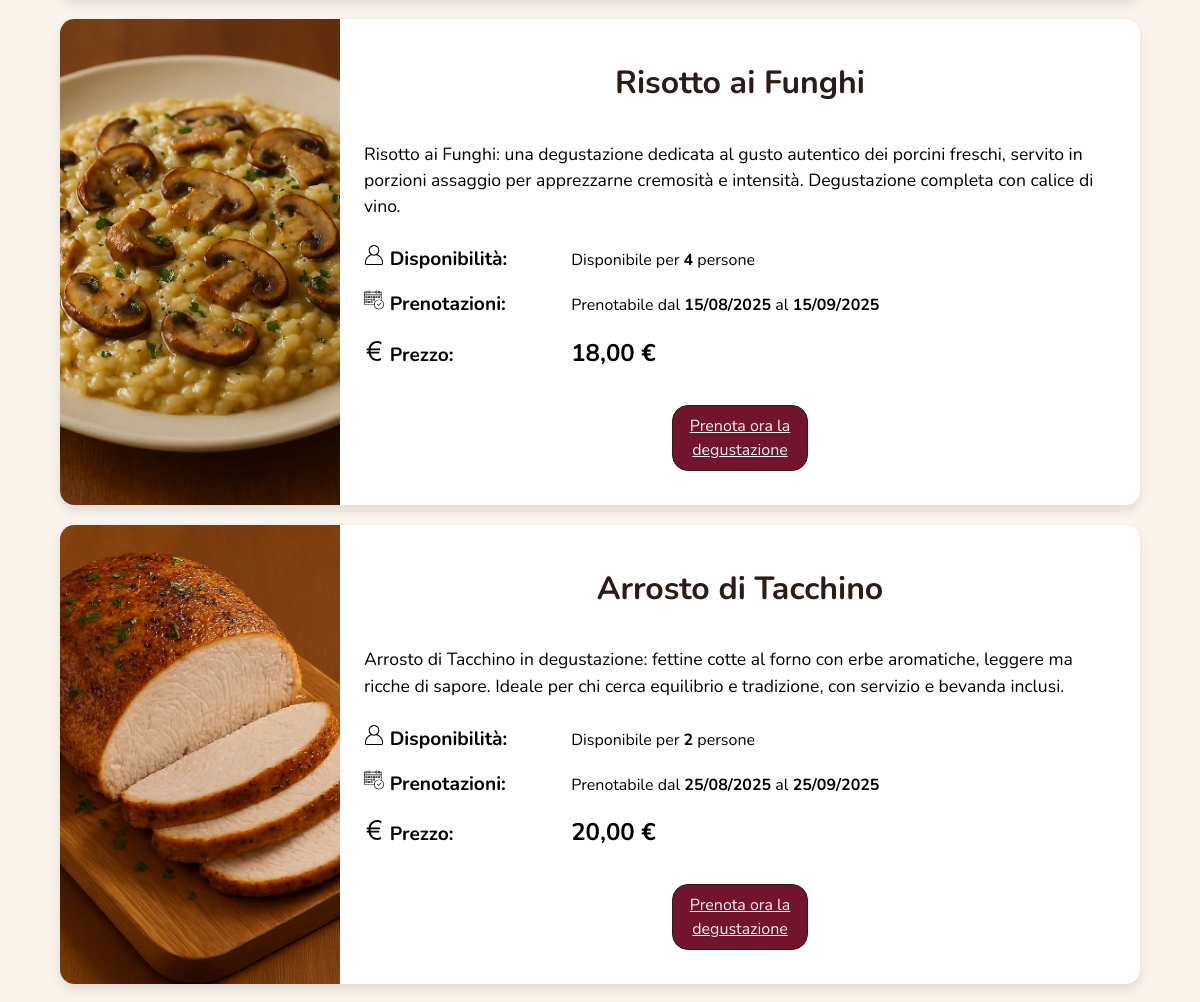
Page /degustazioni.php (middle part) on the earlier database version.
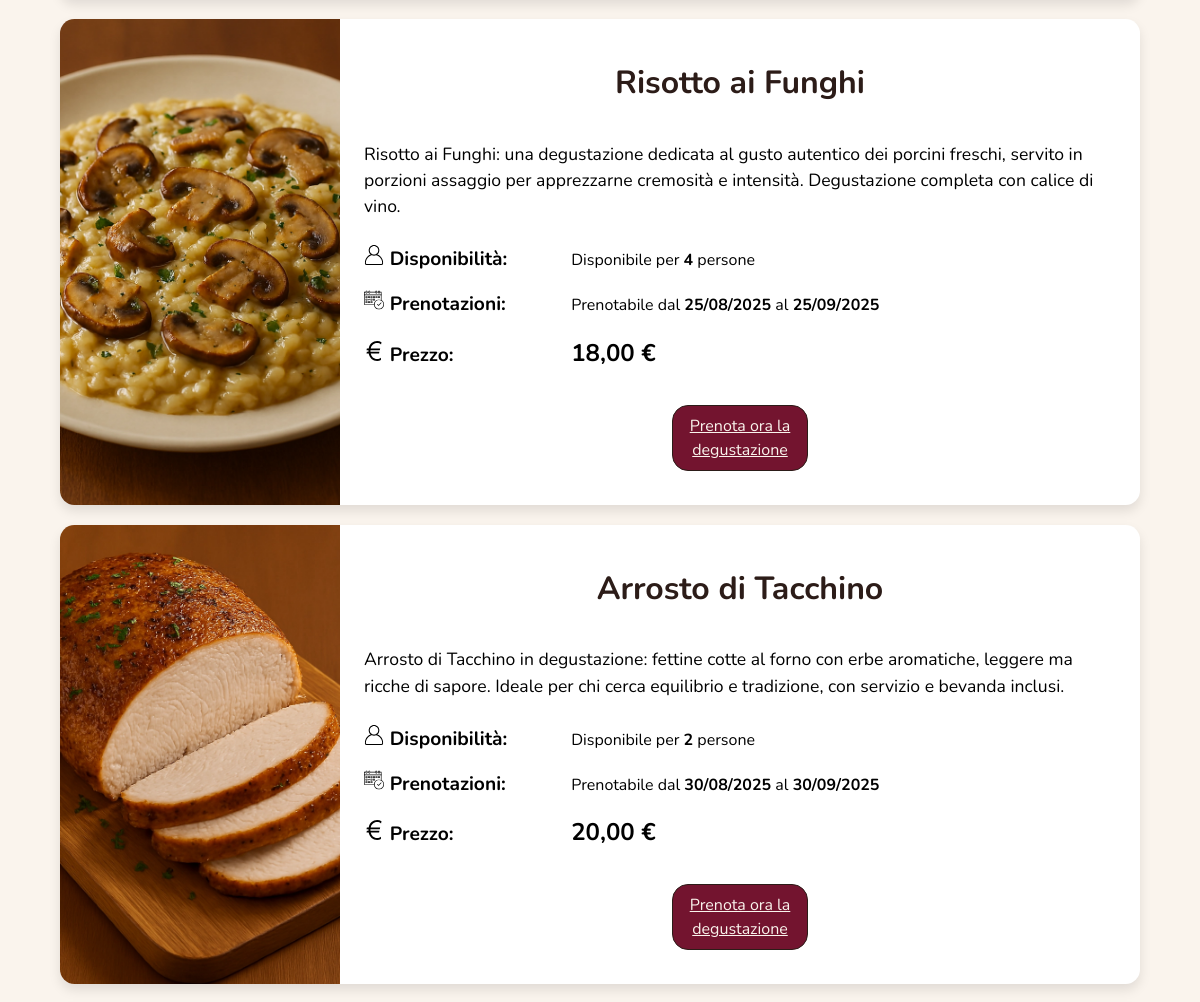
Same page on the later database version.
### tables this page shows
CREATE TABLE degustazioni (
    id INT AUTO_INCREMENT PRIMARY KEY,
    id_prodotto INT NOT NULL,
    descrizione TEXT NOT NULL,
    disponibilita_persone INT NOT NULL,
    data_inizio DATE NOT NULL,
    data_fine DATE NOT NULL,
    prezzo DECIMAL(10, 2) NOT NULL,
    FOREIGN KEY (id_prodotto) REFERENCES prodotti(id) ON DELETE CASCADE ON UPDATE CASCADE
);

CREATE TABLE prodotti (
    id INT AUTO_INCREMENT PRIMARY KEY,
    nome VARCHAR(50) NOT NULL UNIQUE,
    categoria enum('antipasto', 'primo', 'secondo', 'contorno','dolce') NOT NULL,
    unita enum('porzione','vaschetta','kg', 'pezzo') NOT NULL,
    min_prenotabile SMALLINT NOT NULL CHECK(min_prenotabile > 0),
    max_prenotabile SMALLINT NOT NULL CHECK(max_prenotabile > min_prenotabile),
    descrizione TEXT NOT NULL,
    prezzo DECIMAL(10, 2) NOT NULL,
    isDisponibile BOOLEAN NOT NULL,
    url_immagine VARCHAR(255) NOT NULL
);

### change-page-tastings.php (called while the page is built, shortened)
<?php
require_once("php/db.php");
class ChangePageTastings{
    private int $current_page = 1;
    private int $pages = 1;
    private DB $db;
    private array $filter_list;
    private ?string $order;
    public function __construct(DB $db, ?string $order){
        $this->db = $db;
        $this->filter_list = array();
        $this->order = $order;
    }
    public function GetCurrentPage(int $page): array{
        $query = "SELECT d.id as id_degustazione, d.id_prodotto as id_prodotto, d.data_inizio as data_inizio, d.data_fine as data_fine, p.url_immagine as url_immagine, p.nome as nome, d.prezzo as prezzo, d.disponibilita_persone as disponibilita_persone, d.descrizione as descrizione
                FROM degustazioni as d LEFT JOIN prodotti as p ON d.id_prodotto = p.id
                WHERE 1=1 ";
        $params = [];
        switch ($this->order) {
            default:
                $query .= "ORDER BY d.data_inizio ASC";
            break;
        }
        $results = $this->db->GetProducts($query, $params);
        $this->pages = ceil(($results ? count($results) : 1) / ChangePageTastings::ITEMS_PER_PAGE);
        $this->current_page = max(1,min($page, $this->pages));
        if ($results) {
            return array_slice($results, ChangePageTastings::ITEMS_PER_PAGE * ($page - 1), ChangePageTastings::ITEMS_PER_PAGE);
        }
        return $results ? : [];
    }
    public function CreateButtons(): string
    {
        return $this->CreatePageButtons($this->current_page, $this->pages, $this->filter_list);
    }
    private function CreatePageButtons(int $currentPage, int $totalPages, $filters_list): string
    {
        $previous_button = ($currentPage > 1) ? '<button id="prev" name="page" value="' . max(1,min($currentPage - 1, $totalPages)) . '">Pagina precedente</button>' : "";
        $next_button = ($currentPage < $totalPages) ? '<button id="next" name="page" value="' . max(1,min($currentPage + 1, $totalPages)). '">Pagina successiva</button>' : "";
        $TEMPLATE = $previous_button ."<p id=\"current-page\">" . $currentPage . ' su ' . $totalPages . " </p>" . $next_button;
        $HIDDEN = "";
        return $TEMPLATE . $HIDDEN;
    }
}
?>

### php/db.php (called while the page is built, shortened)
<?php
class DB {
    private $connection;
    private function OpenConnectionDB(): bool{
        try{
            $this->connection = mysqli_connect(self::HOST, self::USERNAME, self::PASSWORD, self::DB_NAME, self::PORT);
        } catch(\mysqli_sql_exception $error){
            return false;
        }
        return true;
    }
    public function GetProducts($query, $params): array | bool{
        $newConnection = $this->OpenConnectionDB();
        if($newConnection){
            try {
                $registerUserStatement=$this->connection->prepare($query);
                $stmt = $this->connection->prepare($query);
                try{
                    $registerUserStatement->execute($params);
                } catch(\mysqli_sql_exception $error){
                    $this->CloseConnectionDB();
                    $registerUserStatement->close();
                    return false;
                }
                $result = $registerUserStatement->get_result();
                if ($result->num_rows > 0) {
                    $list = array();
                    while ($row = $result->fetch_assoc()) {
                        $list[] = $row;
                    }
                    return $list;
                } else {
                    $result->free_result();
                    return [];
                }
            } catch(\mysqli_sql_exception $e) {
                $this->CloseConnectionDB();
                $registerUserStatement->close();
                echo $e->getMessage();
                return [];
            }
        } else{
            header('Location: 500.php');
            exit();
        }
    }
}
?>

### degustazioni.php (the view, shortened to what this page needs)
<?php
require_once "php/db.php";
require_once "change-page-tastings.php";
$db = new DB;
$order = isset($_GET['ordina']) ? Sanitizer::SanitizeGenericInput($_GET['ordina']) : null;
$pageSystem = new ChangePageTastings($db, $order);
$pagina = file_get_contents("html/degustazioni.html");
$isUserLogged = $db->isUserLog();
if ($isUserLogged!=false) {
    $pagina=str_replace("[to-profile]","<a href=\"user-profile.php\">Profilo</a>",$pagina);
    $userInfo=$db->getUserInfo();
    if (is_string($userInfo) && (strcmp($userInfo,"Execution error")==0 || strcmp($userInfo,"User not found")==0 || strcmp($userInfo,"Connection error")==0)) {
        header('Location: 500.php');
        exit();
    } else if(is_string($userInfo) && strcmp($userInfo,"User Is not logged")==0) {
        header('Location: login.php');
        exit();
    }
} else {
    $pagina=str_replace("[to-profile]","<a href=\"login.php\"><span lang=\"en\">Login</span></a>",$pagina);
}
$currentPage = isset($_GET['page']) ? Sanitizer::SanitizeGenericInput(Sanitizer::IntFilter($_GET['page'])) : 1;
$tastings = $pageSystem->GetCurrentPage($currentPage);
$d_tastings = "";
if ($tastings != null) {
    foreach ($tastings as $tasting) {
        $d_tastings .= CreaDegustazioneBrochure($tasting["url_immagine"], $tasting["nome"], $tasting["prezzo"], $tasting["id_degustazione"], $tasting["descrizione"], $tasting["disponibilita_persone"], new DateTime($tasting["data_inizio"]), new DateTime($tasting["data_fine"]));
    }
} else {
    $d_tastings = "<p class=\"nondisponibile\" id=\"nodegustazioni\">Nessuna degustazione da visualizzare!</p>";
}
$pagina = str_replace("id=\"select-for\" name=\"ordina\"", "id=\"select-for\" name=\"ordina\" onchange=\"this.form.submit()\"", $pagina);
$pagina = str_replace("[Degustazioni]", $d_tastings, $pagina);
$pagina = str_replace("[Buttons]", $pageSystem->CreateButtons(), $pagina);
echo $pagina;
function CreaDegustazioneBrochure( string $img, string $nomeProdotto, float $prezzo, int $id,string $descrizione,int $numeroPersone, DateTime $dataInizio, DateTime $dataFine): string{
    $today =  new DateTime("now");
    $TEMPLATE = '
        <div class="degustazione-card">
            <img src="' . $img . '" alt="Immagine del prodotto ' . $nomeProdotto . '">
            <div class="degustazione-contenuto">
                <h3>' . $nomeProdotto . '</h3>
                <p>' . $descrizione . '</p>
                <dl class="degustazione-dettagli">
                    <div class="row"><dt class="degustazione-persone">Disponibilit&agrave;</dt>';
    if ($numeroPersone < 1 || $today > $dataFine) {
        $TEMPLATE .= '<dd><span class="persone-nondisponibile degustazione-bold">Non disponibile</span></dd></div>';
    } else{
        $TEMPLATE.= '<dd>Disponibile per <span class="degustazione-bold">' . $numeroPersone . '</span> persone</dd></div>';
    }
    $TEMPLATE.= '
            <div class="row"><dt class="degustazione-prenotazione">Prenotazioni</dt>
            <dd>Prenotabile dal <span class="degustazione-bold"><time datetime="'.$dataInizio->format("Y-m-d") . '">' . $dataInizio->format("d/m/Y") . '</time></span> al <span class="degustazione-bold"><time datetime="'.$dataFine->format("Y-m-d") . '">' . $dataFine->format("d/m/Y") . '</time></span></dd></div>
            <div class="row"><dt class="degustazione-prezzo">Prezzo</dt>
            <dd class="prodotto-prezzo-testo">' . number_format($prezzo, 2, ',', '.') . ' €</dd></div>
        </dl>';
    if ($numeroPersone < 1 || $dataInizio > $today || $dataFine < $today) {
        $TEMPLATE .= '<p class="degustazione-nondisponibile">Prenotazione non disponibile!</p>';
    } else {
        $TEMPLATE.= '<div class="button-container degustazione-prenota">
                        <a href="degustazione.php?degustazione='.$id.'" class="bottoni-link">Prenota ora la degustazione</a>
                    </div>';
    }
    $TEMPLATE.= '</div></div>';
    return $TEMPLATE;
}
?>

### assets/css/print.css (style rules this page uses)
* { font-family: "Georgia", "Times New Roman", Times, serif; font-size: 12pt; line-height: 1.5; color: black; background-color: white; text-align: justify; text-decoration: none; box-shadow: none; border-radius: 0; }
body { margin: 2cm; }
h1, h2, h3, img { break-inside: avoid; page-break-after: avoid; }
p { margin-bottom: 1em; }
a:after { content: " [" attr(href) "]"; font-size: 0.9em; }
img { max-width: 100%; height: auto; display: block; margin: 1em auto; page-break-inside: avoid; }
dt { font-weight: bold; }
dt::after { content: ":"; }
.degustazione-card { text-align: center; }
.degustazione-card::after { content: ""; display: block; margin: 1em auto; width: 80%; border-bottom: 1px solid #000; }
.degustazione-card img { width: 50%; margin: 1em auto; }

### assets/css/desktop.css (style rules this page uses)
*, *::after, *::before { padding: 0; margin: 0; font-family: 'Nunito', sans-serif; line-height: 1.5; box-sizing: border-box; }
:root { --bgcolor: #FAF4ED; --title_color: #FAF4ED; --txtcolor: #2C1C18; --errorcolor: #7C0A01; --buttoncolor_rosso: #73142F; --buttoncolor_rosso_hover: #991d40; --buttoncolor_nero: #2C1C18; --buttoncolor_nero_hover: #494140; --herelinkcolor: #000638; --herelinkcolor_hover: #0f1657; --headerbgcolor: #73142F; --secondaryelementcolor: #B8D86C; --hintsuccess: #1b5021; --linkcolor: #FAF4ED; --visitedcolor: #F3FF00; }
html { scroll-behavior: smooth; overflow-x: hidden; }
body { background-color: var(--bgcolor); overflow-x: hidden; height: 100%; }
a { color:var(--linkcolor); text-decoration: underline; text-align: center; }
h2, h3 { margin: 1rem; font-size: 2em; color: var(--txtcolor); text-align: center; overflow-wrap: break-word; }
p { font-size: 1.1em; }
.bottoni-neri, .bottoni-rossi, .bottoni-link { border-radius: 1em; border: 1px solid var(--txtcolor); text-decoration: none; font-size: 1em; margin: 10px 0 10px 0; padding: 0.5em 1em; text-align: center; display: flex; align-items: center; justify-content: center; cursor: pointer; }
.bottoni-link { background-color: var(--buttoncolor_rosso); color: var(--linkcolor); text-decoration: underline; }
.button-container { justify-content: center; width: 100%; display: flex; text-align: center; gap: 1em; }
.button-container button, .button-container .bottoni-link, .button-container .bottoni-neri, .button-container .bottoni-rossi { width: 8.5em; min-width: 6.7em; }
.degustazione-card { display: flex; background-color: white; border-radius: 0.9em; overflow: hidden; box-shadow: 0 6px 12px rgba(0,0,0,0.1); margin: 20px auto; max-width: 90%; }
.degustazione-card img { width: 280px; height: auto; object-fit: cover; }
.degustazione-contenuto { flex: 1; padding: 1.5em; display: flex; flex-direction: column; justify-content: space-between; }
.degustazione-contenuto h2, .degustazione-contenuto p { margin: 1em 0 1em; }
.degustazione-dettagli { margin-top: 0.5em; }
.degustazione-bold { font-weight: bold; }
.degustazione-persone::before { background-image: url('../img/icone/persona-nero.svg'); }
.degustazione-prenotazione::before { background-image: url('../img/icone/calendario-nero.svg'); }
.degustazione-prezzo::before, #prodotto-prezzo::before { background-image: url('../img/icone/costo-nero.svg'); }
.degustazione-prenota { margin-top: 1.5em; }
.singleproduct-dettagli, .degustazione-dettagli { display: flex; flex-direction: column; gap: 1em; }
.singleproduct-dettagli .row, .degustazione-dettagli .row { display: flex; align-items: baseline; }
.singleproduct-dettagli dt, .degustazione-dettagli dt { font-weight: bold; font-size: 1.2em; min-width: max-content; width: 18ch; }
.singleproduct-dettagli dt::after, .degustazione-dettagli dt::after { content: ":"; }
.singleproduct-dettagli dd, .degustazione-dettagli dd { flex: 1; margin: 0; }
#prodotto-ingredienti::before, #prodotto-descrizione::before, #prodotto-categoria::before, #prodotto-valutazione::before, #prodotto-prezzo::before, .degustazione-prenotazione::before, .degustazione-persone::before, .degustazione-prezzo::before, .degustazione-prodotto::before { content: ""; display: inline-block; position: relative; left: 0; margin-right: 0.3em; width: 20px; height: 20px; background-size: contain; }
#prodotto-prezzo-testo, .prodotto-prezzo-testo { font-size: 1.5em; font-weight: bold; }

Differences in the rows shown:
changed degustazioni "Risotto ai Funghi": format "15/08/2025" → "25/08/2025"; format "15/09/2025" → "25/09/2025"
changed degustazioni "Arrosto di Tacchino": format "25/08/2025" → "30/08/2025"; format "25/09/2025" → "30/09/2025"
